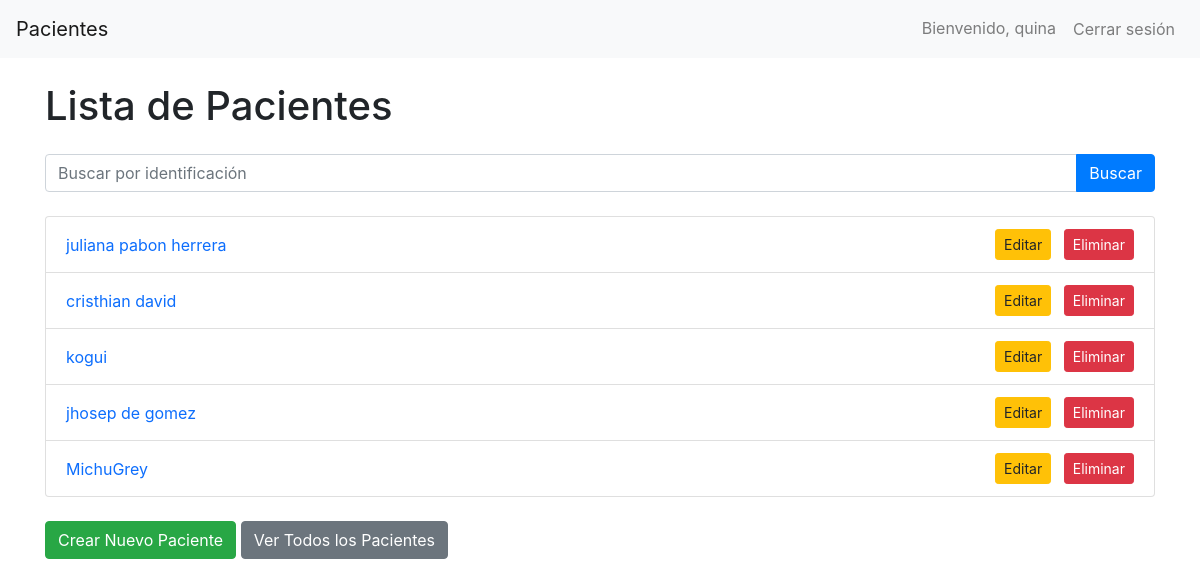
/pacientes/ (signed in), run on the app's committed database.
### pacientes/models.py (models this page shows, shortened)
class Paciente(models.Model):
    nombre_completo = models.CharField(max_length=255)
    identificacion = models.CharField(max_length=50, unique=True)
    edad = models.IntegerField()
    genero = models.CharField(max_length=10, choices=[('M', 'Masculino'), ('F', 'Femenino'), ('O', 'Otro')])
    telefono = models.CharField(max_length=20)
    direccion = models.CharField(max_length=255)
    correo_electronico = models.EmailField()
    ocupacion = models.CharField(max_length=100)

### pacientes/views.py (the view)
# urls.py: path('', views.listar_pacientes, name='listar_pacientes'),
def listar_pacientes(request):
    search_query = request.GET.get('search', '')
    if search_query:
        pacientes = Paciente.objects.filter(identificacion__icontains=search_query)
    else:
        pacientes = Paciente.objects.all()
    return render(request, 'pacientes/listar_pacientes.html', {'pacientes': pacientes})

### pacientes/templates/pacientes/listar_pacientes.html (shortened to what this page needs)
<!DOCTYPE html>
<html lang="es">
<head>
    <link href="https://cdn.jsdelivr.net/npm/bootstrap@5.3.3/dist/css/bootstrap.min.css" rel="stylesheet">
</head>
<body>
    {% include 'pacientes/navbar.html' %}
    <div class="container mt-4">
        <h1 class="mb-4">Lista de Pacientes</h1>
        <form method="get" action="{% url 'listar_pacientes' %}" class="mb-4">
            <div class="input-group">
                <input type="text" name="search" class="form-control" placeholder="Buscar por identificación" value="{{ request.GET.search }}">
                <button type="submit" class="btn btn-primary">Buscar</button>
            </div>
        </form>
        <ul class="list-group mb-4">
            {% for paciente in pacientes %}
                <li class="list-group-item d-flex justify-content-between align-items-center">
                    <a href="{% url 'detalle_paciente' paciente.pk %}" class="link-primary">{{ paciente.nombre_completo }}</a>
                    <div>
                        <a href="{% url 'editar_paciente' paciente.pk %}" class="btn btn-sm btn-warning me-2">Editar</a>
                        <a href="{% url 'eliminar_paciente' paciente.pk %}" class="btn btn-sm btn-danger">Eliminar</a>
                    </div>
                </li>
            {% empty %}
                <li class="list-group-item">No se encontraron pacientes.</li>
            {% endfor %}
        </ul>
        <a href="{% url 'crear_paciente' %}" class="btn btn-success">Crear Nuevo Paciente</a>
        <a href="{% url 'listar_pacientes' %}" class="btn btn-secondary">Ver Todos los Pacientes</a>
    </div>
</body>
</html>

### pacientes/templates/pacientes/navbar.html (shortened to what this page needs)
<!DOCTYPE html>
<html lang="es">
<head>
    <link href="https://stackpath.bootstrapcdn.com/bootstrap/4.5.2/css/bootstrap.min.css" rel="stylesheet">
</head>
<body>
<nav class="navbar navbar-expand-lg navbar-light bg-light">
    <a class="navbar-brand" href="{% url 'listar_pacientes' %}">Pacientes</a>
    <div class="collapse navbar-collapse" id="navbarNav">
        <ul class="navbar-nav ml-auto">
            {% if user.is_authenticated %}
                <li class="nav-item">
                    <span class="nav-link">Bienvenido, {{ user.username }}</span>
                </li>
                <li class="nav-item">
                    <form action="{% url 'logout' %}" method="post" style="display:inline;">
                        <button type="submit" class="btn btn-link nav-link">Cerrar sesión</button>
                    </form>
                </li>
            {% else %}
                <li class="nav-item">
                    <a class="nav-link" href="{% url 'login' %}">Iniciar sesión</a>
                </li>
            {% endif %}
        </ul>
    </div>
</nav>
</body>
</html>

### data on the page
Paciente: nombre_completo "juliana pabon herrera"
Paciente: nombre_completo "cristhian david"
Paciente: nombre_completo "kogui"
Paciente: nombre_completo "jhosep de gomez"
Paciente: nombre_completo "MichuGrey"

### other printed values
{{ user.username }} "quina"
